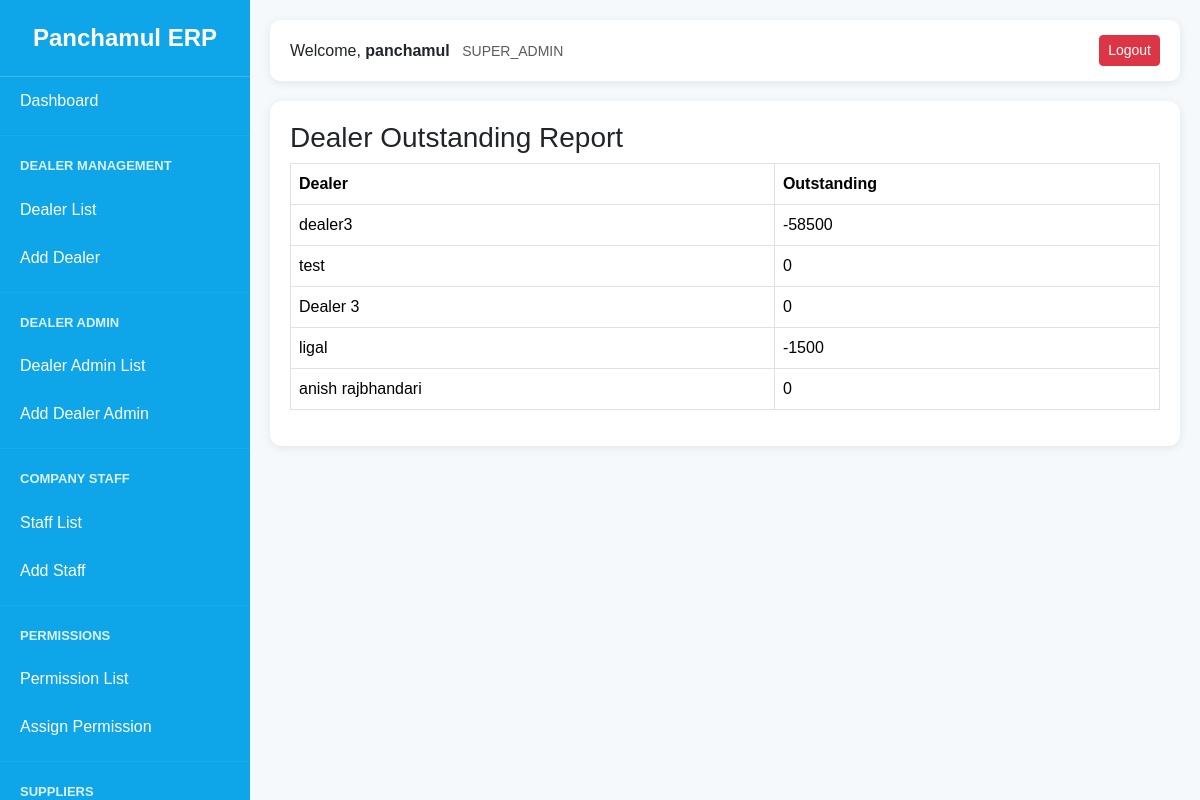
The app's page /dealers/outstanding/ (signed in) with its own data.
### accounts/models.py (models this page shows, shortened)
class User(AbstractUser):
    ROLE_CHOICES = (
        ('SUPER_ADMIN', 'Super Admin'),
        ('COMPANY_STAFF', 'Company Staff'),
        ('DEALER_ADMIN', 'Dealer Admin'),
        ('DEALER_STAFF', 'Dealer Staff'),
    )
    role = models.CharField(
        max_length=20,
        choices=ROLE_CHOICES
    )
    phone = models.CharField(
        max_length=20,
        blank=True,
        null=True
    )
    is_active_user = models.BooleanField(
        default=True
    )

### dealers/models.py (models this page shows, shortened)
class Dealer(models.Model):
    name = models.CharField(max_length=200)
    address = models.TextField()
    phone = models.CharField(max_length=20)
    email = models.EmailField(
        blank=True,
        null=True
    )
    created_by = models.ForeignKey(
        settings.AUTH_USER_MODEL,
        on_delete=models.SET_NULL,
        null=True,
        related_name='dealers'
    )
    is_active = models.BooleanField(
        default=True
    )
    created_at = models.DateTimeField(
        auto_now_add=True
    )

### dealers/views.py (the view)
@login_required
def dealer_outstanding_report(request):
    dealers = Dealer.objects.all()
    data = []
    for dealer in dealers:
        debit = DealerLedger.objects.filter(
            dealer=dealer
        ).aggregate(
            total=Sum('debit')
        )['total'] or 0
        credit = DealerLedger.objects.filter(
            dealer=dealer
        ).aggregate(
            total=Sum('credit')
        )['total'] or 0
        balance = debit - credit
        data.append({
            'dealer': dealer,
            'balance': balance
        })
    return render(
        request,
        'dashboard/dealer/dealer_outstanding_report.html',
        {
            'data': data
        }
    )

### accounts/context_processors.py (called while the page is built)
def user_permissions(request):
    permissions = {}
    if request.user.is_authenticated:
        perms = ModulePermission.objects.filter(
            user=request.user
        )
        for p in perms:
            permissions[p.module] = p
    return {
        'user_permissions': permissions
    }

### templates/dashboard/dealer/dealer_outstanding_report.html
{% extends 'dashboard/base.html' %}
{% block content %}
<div class="card-box">
    <h3>Dealer Outstanding Report</h3>
    <table class="table table-bordered">
        <thead>
            <tr>
                <th>Dealer</th>
                <th>Outstanding</th>
            </tr>
        </thead>
        <tbody>
            {% for row in data %}
            <tr>
                <td>
                    {{ row.dealer.name }}
                </td>
                <td>
                    {{ row.balance }}
                </td>
            </tr>
            {% endfor %}
        </tbody>
    </table>
</div>
{% endblock %}

### templates/dashboard/base.html (shortened to what this page needs)
<!DOCTYPE html>
<html lang="en">
<head>
    <link href="https://cdn.jsdelivr.net/npm/bootstrap@5.3.3/dist/css/bootstrap.min.css"
          rel="stylesheet">
</head>
<body>
<div class="sidebar" id="sidebar">
    <div class="logo">
        Panchamul ERP
    </div>
    {% if request.user.role == 'SUPER_ADMIN' %}
        <a href="{% url 'super_dashboard' %}">
            Dashboard
        </a>
    {% else %}
        <a href="{% url 'staff_dashboard' %}">
            Dashboard
        </a>
    {% endif %}
    {% if request.user.role == 'SUPER_ADMIN' or user_permissions.DEALER.can_view %}
    <hr>
    <div class="menu-title">
        Dealer Management
    </div>
    <a href="{% url 'dealer_list' %}">
        Dealer List
    </a>
    {% if request.user.role == 'SUPER_ADMIN' or user_permissions.DEALER.can_add %}
    <a href="{% url 'dealer_create' %}">
        Add Dealer
    </a>
    {% endif %}
    {% endif %}
    {% if request.user.role == 'SUPER_ADMIN' %}
    <hr>
    <div class="menu-title">
        Dealer Admin
    </div>
    <a href="{% url 'dealer_admin_list' %}">
        Dealer Admin List
    </a>
    <a href="{% url 'dealer_admin_create' %}">
        Add Dealer Admin
    </a>
    {% endif %}
    {% if request.user.role == 'SUPER_ADMIN' %}
    <hr>
    <div class="menu-title">
        Company Staff
    </div>
    <a href="{% url 'staff_list' %}">
        Staff List
    </a>
    <a href="{% url 'staff_create' %}">
        Add Staff
    </a>
    {% endif %}
    {% if request.user.role == 'SUPER_ADMIN' %}
    <hr>
    <div class="menu-title">
        Permissions
    </div>
    <a href="{% url 'permission_list' %}">
        Permission List
    </a>
    <a href="{% url 'permission_assign' %}">
        Assign Permission
    </a>
    {% endif %}
    {% if request.user.role == 'SUPER_ADMIN' or can_product %}
    <hr>
    <div class="menu-title">
        Suppliers
    </div>
    {% endif %}
</div>
<div class="content">
    <div class="topbar d-flex justify-content-between align-items-center">
        <div>
            Welcome,
            <strong>
                {{ request.user.username }}
            </strong>
            <small class="text-muted ms-2">
                {{ request.user.role }}
            </small>
        </div>
        <div>
            <a href="{% url 'logout' %}"
               class="btn btn-danger btn-sm">
                Logout
            </a>
        </div>
    </div>
    {% block content %}
    {% endblock %}
</div>
</body>
</html>

### templates/dashboard/base.html (style rules this page uses)
body { margin:0; background:#f5f9fc; font-family: Arial, sans-serif; }
.sidebar { width:250px; height:100vh; position:fixed; top:0; left:0; background:#0EA5E9; color:white; overflow-y:auto; }
.logo { text-align:center; padding:20px; font-size:24px; font-weight:bold; border-bottom:1px solid rgba(255,255,255,.2); }
.menu-title { padding:10px 20px; font-size:13px; font-weight:bold; text-transform:uppercase; opacity:.85; }
.sidebar a { display:block; padding:12px 20px; color:white; text-decoration:none; transition:.3s; }
.content { margin-left:250px; padding:20px; }
.topbar { background:white; padding:15px 20px; border-radius:10px; box-shadow:0 2px 10px rgba(0,0,0,.08); margin-bottom:20px; }
.card-box { background:white; padding:20px; border-radius:12px; box-shadow:0 2px 10px rgba(0,0,0,.08); margin-bottom:20px; }
hr { margin:10px 0; border-color:rgba(255,255,255,.2); }

### records on screen
User: user.username "panchamul", user.role "SUPER_ADMIN"
Dealer: dealer.name "dealer3", balance "-58500"
Dealer: dealer.name "test", balance "0"
Dealer: dealer.name "Dealer 3", balance "0"
Dealer: dealer.name "ligal", balance "-1500"
Dealer: dealer.name "anish rajbhandari", balance "0"
